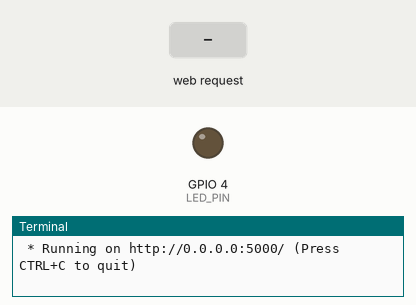
The program below on a simulated Raspberry Pi (BCM pin numbers). On the bench: output pins drawn as LEDs (lit = HIGH), the last lines printed to the terminal. The test bench sets the inputs (shaded band). The clock reads 2024-03-15 10:24:30 at power-on unless the program sets it.

Above: at 1.2 s.
1.3 s: HTTP request for /led/on received
At 1.8 s:
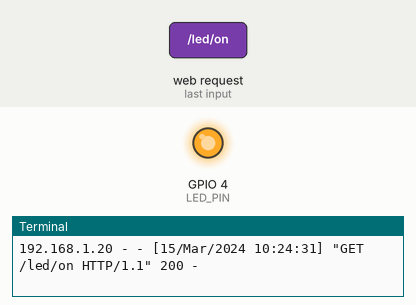
4.3 s: HTTP request for /led/off received
At 5.3 s:
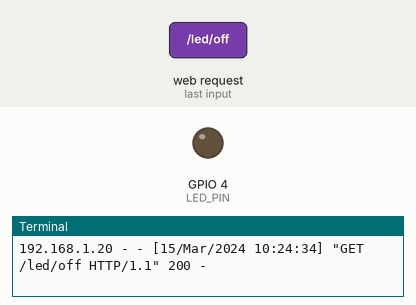
Timing chart, 0 to 7.3 s (numbered marks = the images above; inputs shaded):
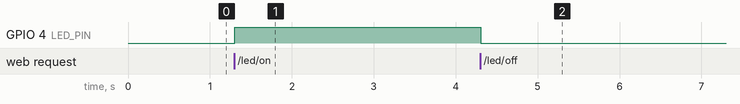

The program:

flask_led2.py
```python
from flask import Flask, render_template
import RPi.GPIO as GPIO


LED_PIN = 4
GPIO.setmode(GPIO.BCM)
GPIO.setup(LED_PIN, GPIO.OUT)

app = Flask(__name__)

@app.route("/")
def hello():
    return render_template("hello.html", title="Hello, Flask!!")

@app.route("/led/<op>")
def led_op(op):
    if op == "on":
        GPIO.output(LED_PIN, 1)
        return "LED ON"

    elif op == "off":
        GPIO.output(LED_PIN, 0)
        return "LED OFF"

    else:
        return "Error"


# @app.route("/LED/ON")
# def LED_on():
#     return '''
#         <p>LED_ON</p>
#         <a href="/">Go Home</a>
#     '''

# @app.route("/LED/OFF")
# def LED_off():
#     return '''
#         <p>LED_OFF</p>
#         <a href="/">Go Home</a>
#     '''

# 터미널에서 직접 실행시켰다면
if __name__ == "__main__":
    try:
        app.run(host="0.0.0.0")
    finally:
        GPIO.cleanup()
```

Measured:
- after the input at 1.3 s, GPIO 4 (LED_PIN): LOW → HIGH at once
- after the input at 4.3 s, GPIO 4 (LED_PIN): HIGH → LOW at once
